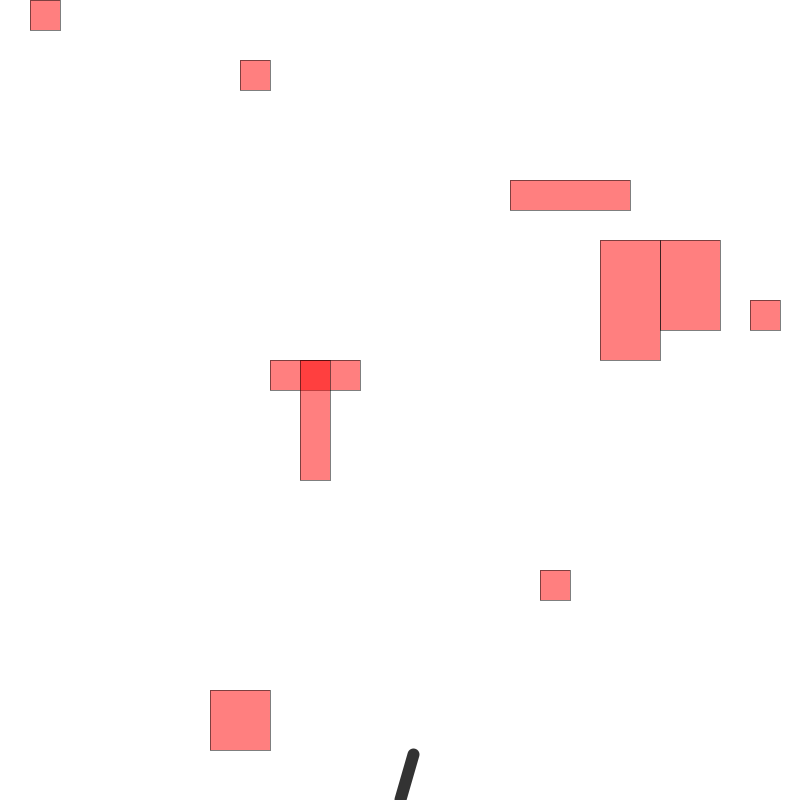
Frame 1 (no input)
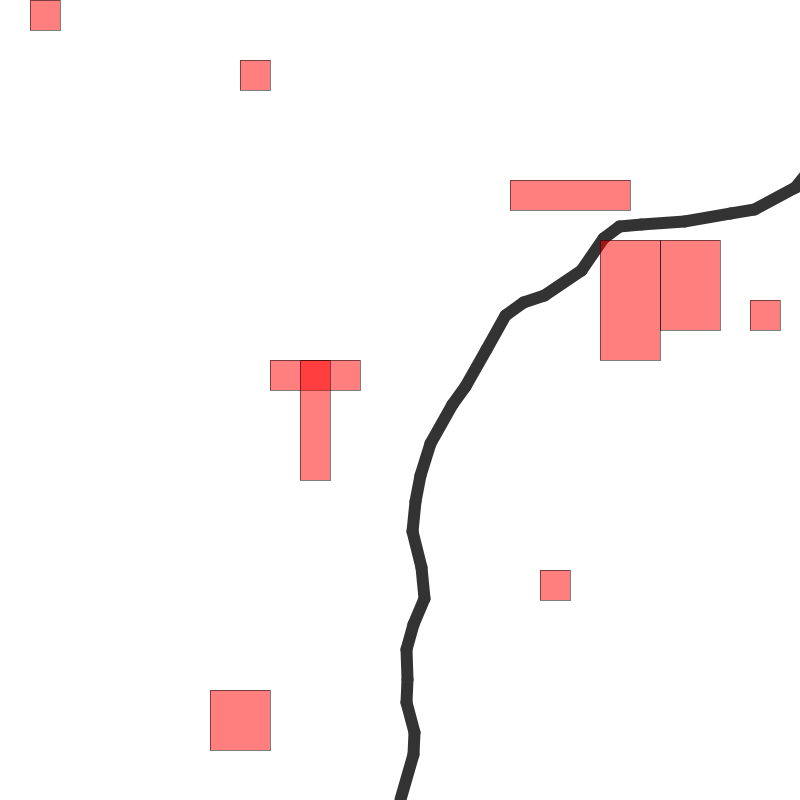
Frame 60 (the mouse pressed at the canvas centre just before this capture)
Frame 120 (the mouse held since frame 60 and released just before this capture): identical to frame 60, image omitted

The Processing sketch that drew these frames (run headless with seeded random() and noise(); from frame 60 on, the mouse is pressed at the canvas centre):

// Processing sketch: child_rivers
// ── child_rivers.pde
int[][] tiles;

ArrayList<PathPoint> toDraw = new ArrayList<PathPoint>();
ArrayList<PathPoint> toCheck = new ArrayList<PathPoint>();
ArrayList<Block> blocks = new ArrayList<Block>();

ArrayList<PathPoint> allPoints = new ArrayList<PathPoint>();
final int WINDOW_WIDTH = 800;
final int WINDOW_HEIGHT = 800;
final float MIN_LENGTH = 20;
final float MAX_LENGTH = 50;
final float START_WIDTH = 10;
final float BLOCK_SIZE = 30;
final float BLOCKS_ACROSS = WINDOW_WIDTH / BLOCK_SIZE;
final float BLOCKS_DOWN = WINDOW_HEIGHT / BLOCK_SIZE;
int P_ID = 0;

void settings() {
  size(WINDOW_WIDTH,WINDOW_HEIGHT);
}

PathPoint origin;
int updateCount = 0;

void setup() {
  
  newBlocks();
  origin = new PathPoint(width/2, height-1, -HALF_PI, null, true, START_WIDTH);
}

void draw() {
  updateCount = 0;
  background(255);

  for (int i = toCheck.size()-1; i >= 0; i -= 1) {
    PathPoint p = toCheck.get(i);
    p.update();

    toCheck.remove(i);
    toDraw.add(p);
  }

  for (int i = toDraw.size()-1; i >= 0; i -= 1) {
    PathPoint p = toDraw.get(i);
    p.draw();
  }
  
  for (Block b : blocks) {
    b.draw();
  }

  //for (int i = 0; i < path.size()-1; i += 1) {
  //  PathPoint A = path.get(i);
  //  PathPoint B = path.get(i+1);
  //  strokeWeight(2);
  //  stroke(255, 0, 0);
  //  line(A.pos.x, A.pos.y, B.pos.x, B.pos.y);
  //  strokeWeight(1);
  //}
}

void newBlocks() {
  for (int i = 0; i < 10; i += 1) {
    int x = floor(random(BLOCKS_ACROSS));
    int y = floor(random(BLOCKS_DOWN));
    int w = floor(random(1,5));
    int h = floor(random(1,5));
    blocks.add( new Block(x,y,w,h));
  }
  
  
}

void mouseClicked() {
  toCheck.clear();
  toDraw.clear();
  allPoints.clear();
  blocks.clear();
  newBlocks();
  origin = new PathPoint(width/2, height-1, -HALF_PI, null, true, START_WIDTH);
}

// ── Block.pde
class Block {
  PVector pos;
  PVector dims;
  Block(int x, int y, int w, int h) {
    pos = new PVector(x*BLOCK_SIZE,y*BLOCK_SIZE);
    dims = new PVector(w*BLOCK_SIZE,h*BLOCK_SIZE);
  }
  
  void draw() {
    stroke(0,128);
    fill(255,0,0,128);
    rect(pos.x, pos.y, dims.x, dims.y);
  }
  
  boolean pointInside(float x, float y) {
    return (x >= pos.x && x <= pos.x + dims.x && y >= pos.y && y <= pos.y + dims.y);
    
  }
}

// ── PathPoint.pde
boolean drawWidth = false;
class PathPoint {
  final int id;
  {
    P_ID += 1;
    id = P_ID;
  }
  PVector pos;
  float angle;
  PathPoint[] children;
  PathPoint parent;
  float w;
  boolean canHaveChildren = true;
  PathPoint(float x, float y, float angle, PathPoint parent, boolean canHaveChildren, float w) {
    this.canHaveChildren = canHaveChildren;
    this.parent = parent;
    this.w = w;

    pos = new PVector(x, y);
    this.angle = angle;
    toCheck.add(this);
    allPoints.add(this);
  }

  void draw() {

    if (children != null) {
      for (int i = 0; i < children.length; i += 1) {
        PathPoint child = children[i];

        if (child != null) {
          float cw = child.w;
          stroke(51);
          strokeWeight(2+w);
          line(pos.x, pos.y, child.pos.x, child.pos.y);
          strokeWeight(1);


          if (drawWidth) {
            PVector A = PVector.sub(child.pos, pos);
            PVector Astep = A.copy();

            for (float t = 0; t < 1; t += 0.01) {
              PVector B = PVector.mult(Astep, t);


              float ww = lerp(w, cw, t);
              PVector Bb = new PVector(B.y, -B.x);
              Bb.normalize();

              Bb.mult(ww);

              PVector Bc = Bb.copy();
              Bc.mult(-1);
              Bb.add(B);
              Bb.add(pos);
              Bc.add(B);
              Bc.add(pos);
              line(Bb.x, Bb.y, Bc.x, Bc.y);

              B.add(pos);
              point(B.x, B.y);
            }
          }
        }
      }
    }
  }



  void update() {

    if (children == null && canHaveChildren) {
      if (pos.x >= 0 && pos.x <= width && pos.y >= 0 && pos.y <= height) { 
        int cc = 1;
        if (random(100) < 5) {
          cc += 1;
        }

        if (random(100) < 3) {
          cc += 1;
        }

        if (random(100) < 1) {
          cc += 1;
        }


        children = new PathPoint[cc];//floor(random(2, 5))];


        //float step = (ea - sa) / (float) children.length;


        for (int i = 0; i < children.length; i += 1) {
          boolean found = false;
          int attempts = 0;
          while (!found) {
            float sa = angle - radians(random(1, 45));
            sa = constrain(sa, -PI, 0);

            float ea = angle + radians(random(1, 45));
            ea = constrain(ea, -PI, 0);


            attempts += 1;
            if (attempts > 100) break;
            float ca = random(sa, ea);
            float len = random(MIN_LENGTH, MAX_LENGTH);
            float xx = pos.x + len * cos(ca);
            float yy = pos.y + len * sin(ca);

            found = true;
            for (Block b : blocks) {
              if (b.pointInside(xx, yy)) {
                found = false;
                break;
              }
              //float dist = PVector.dist(np, b.pos);

              //if (dist < width/2 && dist > 0) {
              //  PVector s = PVector.sub(np, b.pos);
              //  s.normalize();
              //  s.mult(1.0 / (dist*dist));
              //  s.mult(1000);
              //  np.add(s);
              //}
            }
            if (!found) continue;

            //xx = np.x;
            //yy = np.y;


            boolean breakNeeded = false;
            boolean chc = true;
            for (PathPoint p : allPoints) {
              if (!found) break;
              if (p.id == id) continue; 
              if (p.parent != null && p.parent.id == id) continue;

              if (p.children != null) {
                for (PathPoint pc : p.children) {
                  if (pc == null) continue;
                  if (pc.parent != null && pc.parent.id == id) continue;    
                  //if (!same(pc.pos, xx, yy) && !same(p.pos,xx,yy) && !same(pos,xx,yy)) { 
                  if (linesIntersect(pos.x, pos.y, xx, yy, p.pos.x, p.pos.y, pc.pos.x, pc.pos.y)) {
                    PVector ipoint = intersectionPoint(pos.x, pos.y, xx, yy, p.pos.x, p.pos.y, pc.pos.x, pc.pos.y);

                    xx = ipoint.x;
                    yy = ipoint.y;
                    breakNeeded = true;
                    chc = false;
                    break;
                  }
                  //}
                }
              } else {
                continue;
              }
              if (breakNeeded) break;
            }
            if (found) {
              children[i] = new PathPoint(xx, yy, ca, this, chc, w/(float)cc );
            }
          }
        }
      }
    }
  }
}

// ── funcs.pde
float t(float x1, float y1, float x2, float y2, float x3, float y3, float x4, float y4) {
  float t = (x1 - x3) * (y3 - y4) - (y1 - y3) * (x3 - x4);
  t /= (x1 - x2) * (y3 - y4) - (y1 - y2) * (x3 - x4);
  return t;
}

float u(float x1, float y1, float x2, float y2, float x3, float y3, float x4, float y4) {
  float u = (x1 - x2) * (y1 - y3) - (y1 - y2) * (x1 - x3);
  u /= (x1 - x2) * (y3 - y4) - (y1 - y2) *(x3-x4);

  return -u;
}

boolean linesIntersect(float x1, float y1, float x2, float y2, float x3, float y3, float x4, float y4) {
  if (pairSame(x1, y1, x3, y3) || pairSame(x1, y1, x4, y4) || pairSame(x2, y2, x3, y3) || pairSame(x2, y2, x4, y4)) {
    return false;
  }
  float t = t(x1, y1, x2, y2, x3, y3, x4, y4);
  float u = u(x1, y1, x2, y2, x3, y3, x4, y4);

  return t >= 0 && t <= 1 && u >= 0 && u <= 1;
}


boolean lineIntersect(PVector A1, PVector A2, PVector B1, PVector B2) {
  return linesIntersect(A1.x, A1.y, A2.x, A2.y, B1.x, B1.y, B2.x, B2.y);
}


boolean pairSame(float x1, float y1, float x2, float y2) {
  return floor(x1) == floor(x2) && floor(y1) == floor(y2);
}

PVector intersectionPoint(float x1, float y1, float x2, float y2, float x3, float y3, float x4, float y4) {
  PVector p = new PVector();
  float t = t(x1, y1, x2, y2, x3, y3, x4, y4);
  
  p.x = (x1 + t * (x2 - x1));
  p.y = (y1 + t * (y2 - y1));
  
  return p;
  
}

PVector intersectionPoint(PVector A1, PVector A2, PVector B1, PVector B2) {
  return intersectionPoint(A1.x, A1.y, A2.x, A2.y, B1.x, B1.y, B2.x, B2.y);
}

boolean same(PVector p, float x, float y) {
  return floor(p.x) == floor(x) && floor(p.y) == floor(y);
}

boolean sameStart(PathPoint A, PathPoint B) {
  return floor(A.pos.x) == floor(B.pos.x) && floor(A.pos.y) == floor(B.pos.y);
}
